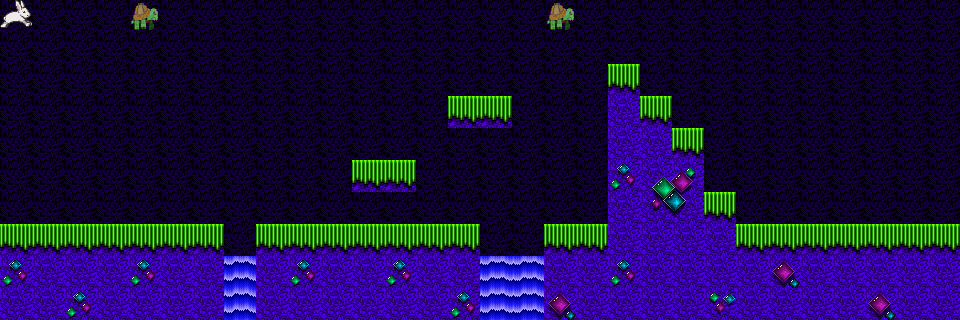

A level layout from a 2D game, rendered from its tile map. Below: a short description, then the map file with its tile-grid data intact:
An orthogonal 30x10 tile map with 32x32 px tiles, 5 tile layers (pozadina, platforme, ukras, turtle, ...), 9 tilesets and 12 objects (cilj, p1, c1, c2, c3, ...).

<map version="1.8" tiledversion="1.8.2" orientation="orthogonal" renderorder="right-down" width="30" height="10" tilewidth="32" tileheight="32" infinite="0" nextlayerid="8" nextobjectid="34">
 <editorsettings>
  <export target="../../jazzjackrabbit.js" format="js" />
 </editorsettings>
 <tileset firstgid="1" name="PC Computer - Jazz Jackrabbit - World 1-A - Diamondus" tilewidth="32" tileheight="32" tilecount="230" columns="10" objectalignment="topleft">
  <image source="pics/PC Computer - Jazz Jackrabbit - World 1-A - Diamondus.png" trans="ff00ff" width="320" height="736" />
 </tileset>
 <tileset firstgid="231" name="turtle32" tilewidth="32" tileheight="32" tilecount="13780" columns="130">
  <image source="pics/turtle32.png" trans="ffffff" width="4160" height="3416" />
 </tileset>
 <tileset firstgid="14011" name="rabbit32" tilewidth="32" tileheight="32" tilecount="1666" columns="49">
  <image source="pics/rabbit32.png" trans="ffffff" width="1584" height="1118" />
 </tileset>
 <tileset firstgid="15677" name="orb_red" tilewidth="32" tileheight="32" tilecount="1" columns="1" objectalignment="topleft">
  <image source="pics/orb_red.png" width="32" height="32" />
 </tileset>
 <tileset firstgid="15678" name="Coin 32x32" tilewidth="32" tileheight="32" tilecount="1" columns="1" objectalignment="topleft">
  <image source="pics/Coin 32x32.png" width="32" height="32" />
 </tileset>
 <tileset firstgid="15679" name="apple" tilewidth="32" tileheight="32" tilecount="1" columns="1" objectalignment="topleft">
  <image source="pics/apple.png" width="32" height="32" />
 </tileset>
 <tileset firstgid="15680" name="bunnysheet5 (1)" tilewidth="32" tileheight="32" tilecount="100" columns="10">
  <image source="pics/bunnysheet5 (1).png" width="321" height="327" />
 </tileset>
 <tileset firstgid="15780" name="output-onlinepngtools (2)" tilewidth="32" tileheight="32" tilecount="1" columns="1">
  <image source="pics/output-onlinepngtools (2).png" width="32" height="32" />
 </tileset>
 <tileset firstgid="15781" name="carrot-png" tilewidth="32" tileheight="32" tilecount="1" columns="1" objectalignment="topleft">
  <image source="pics/carrot-png.png" width="32" height="32" />
 </tileset>
 <layer id="1" name="pozadina" width="30" height="10">
  <data encoding="csv">
219,219,219,219,219,219,219,219,219,219,219,219,219,219,219,219,219,219,219,219,219,219,219,219,219,219,219,219,219,219,
219,219,219,219,219,219,219,219,219,219,219,219,219,219,219,219,219,219,219,219,219,219,219,219,219,219,219,219,219,219,
219,219,219,219,219,219,219,219,219,219,219,219,219,219,219,219,219,219,219,219,219,219,219,219,219,219,219,219,219,219,
219,219,219,219,219,219,219,219,219,219,219,219,219,219,219,219,219,219,219,219,219,219,219,219,219,219,219,219,219,219,
219,219,219,219,219,219,219,219,219,219,219,219,219,219,219,219,219,219,219,219,219,219,219,219,219,219,219,219,219,219,
219,219,219,219,219,219,219,219,219,219,219,219,219,219,219,219,219,219,219,219,219,219,219,219,219,219,219,219,219,219,
219,219,219,219,219,219,219,219,219,219,219,219,219,219,219,219,219,219,219,219,219,219,219,56,219,219,219,219,219,219,
219,219,219,219,219,219,219,219,219,219,219,219,219,219,219,219,219,219,219,219,219,219,219,219,219,219,219,219,219,219,
219,219,219,219,219,219,219,219,219,219,219,219,219,219,219,219,219,219,219,219,219,219,219,219,219,219,219,219,219,219,
219,219,219,219,219,219,219,219,219,219,219,219,219,219,219,219,219,219,219,219,219,219,219,219,219,219,219,219,219,219
</data>
 </layer>
 <layer id="2" name="platforme" width="30" height="10">
  <data encoding="csv">
0,0,0,0,0,0,0,0,0,0,0,0,0,0,0,0,0,0,0,0,0,0,0,0,0,0,0,0,0,0,
0,0,0,0,0,0,0,0,0,0,0,0,0,0,0,0,0,0,0,0,0,0,0,0,0,0,0,0,0,0,
0,0,0,0,0,0,0,0,0,0,0,0,0,0,0,0,0,0,0,100,0,0,0,0,0,0,0,0,0,0,
0,0,0,0,0,0,0,0,0,0,0,0,0,0,100,100,0,0,0,63,100,0,0,0,0,0,0,0,0,0,
0,0,0,0,0,0,0,0,0,0,0,0,0,0,0,0,0,0,0,63,63,100,0,0,0,0,0,0,0,0,
0,0,0,0,0,0,0,0,0,0,0,100,100,0,0,0,0,0,0,64,96,97,0,0,0,0,0,0,0,0,
0,0,0,0,0,0,0,0,0,0,0,0,0,0,0,0,0,0,0,63,106,107,100,0,0,0,0,0,0,0,
100,100,100,100,100,100,109,0,100,100,100,100,100,100,100,0,0,100,100,63,63,63,63,100,100,100,100,100,100,100,
64,63,63,63,64,63,63,0,63,64,63,63,64,63,63,0,0,63,63,64,133,133,133,133,89,133,133,133,133,133,
63,63,64,63,63,63,63,0,63,63,63,63,63,63,64,0,0,89,63,63,133,133,65,133,133,133,133,89,133,133
</data>
 </layer>
 <objectgroup id="3" name="items">
  <properties>
   <property name="class" value="items" />
  </properties>
  <object id="7" name="cilj" gid="152" x="925" y="191" width="32" height="32" />
  <object id="14" name="p1" gid="15677" x="36.6667" y="75.3333" width="24" height="24.6667" />
  <object id="20" name="c1" gid="15678" x="167" y="165" width="39" height="43" />
  <object id="21" name="c2" gid="15678" x="367" y="116" width="35" height="41" />
  <object id="22" name="c3" gid="15678" x="517" y="153" width="32" height="32" />
  <object id="23" name="c4" gid="15678" x="565.333" y="62.6667" width="32" height="32" />
  <object id="25" name="c5" gid="15678" x="707" y="66" width="32" height="32" />
  <object id="28" name="m1" gid="15781" x="262" y="113.5" width="32.5" height="31.5" />
  <object id="29" name="m2" gid="15781" x="461.5" y="26.5" width="36.5" height="35.5" />
  <object id="30" name="m3" gid="15781" x="846" y="132.5" width="30" height="31.5" />
  <object id="31" name="odskocna" gid="28" x="565.5" y="224" width="41" height="32" />
  <object id="32" name="m4" gid="15781" x="601" y="24" width="32" height="32" />
 </objectgroup>
 <layer id="4" name="ukras" width="30" height="10">
  <data encoding="csv">
0,0,0,0,0,0,0,0,0,0,0,0,0,0,0,0,0,0,0,0,0,0,0,0,0,0,0,0,0,0,
0,0,0,0,0,0,0,0,0,0,0,0,0,0,0,0,0,0,0,0,0,0,0,0,0,0,0,0,0,0,
0,0,0,0,0,0,0,0,0,0,0,0,0,0,0,0,0,0,0,0,0,0,0,0,0,0,0,0,0,0,
0,0,0,0,0,0,0,0,0,0,0,0,0,0,0,0,0,0,0,0,0,0,0,0,0,0,0,0,0,0,
0,0,0,0,0,0,0,0,0,0,0,0,0,0,0,0,0,0,0,0,0,0,0,0,0,0,0,0,0,0,
0,0,0,0,0,0,0,0,0,0,0,0,0,0,0,0,0,0,0,0,0,0,0,0,0,0,0,0,0,0,
0,0,0,0,0,0,0,0,0,0,0,0,0,0,0,0,0,0,0,0,0,0,0,0,0,0,0,0,0,0,
0,0,0,0,0,0,0,0,0,0,0,0,0,0,0,0,0,0,0,0,0,0,0,0,0,0,0,0,0,0,
0,0,0,0,0,0,0,111,0,0,0,0,0,0,0,111,111,0,0,0,0,0,0,0,0,0,0,0,0,0,
0,0,0,0,0,0,0,111,0,0,0,0,0,0,0,111,111,0,0,0,0,0,0,0,0,0,0,0,0,0
</data>
 </layer>
 <layer id="5" name="turtle" width="30" height="10">
  <properties>
   <property name="class" value="turtle" />
  </properties>
  <data encoding="csv">
0,0,0,0,15780,0,0,0,0,0,0,0,0,0,0,0,0,15780,0,0,0,0,0,0,0,0,0,0,0,0,
0,0,0,0,0,0,0,0,0,0,0,0,0,0,0,0,0,0,0,0,0,0,0,0,0,0,0,0,0,0,
0,0,0,0,0,0,0,0,0,0,0,0,0,0,0,0,0,0,0,0,0,0,0,0,0,0,0,0,0,0,
0,0,0,0,0,0,0,0,0,0,0,0,0,0,0,0,0,0,0,0,0,0,0,0,0,0,0,0,0,0,
0,0,0,0,0,0,0,0,0,0,0,0,0,0,0,0,0,0,0,0,0,0,0,0,0,0,0,0,0,0,
0,0,0,0,0,0,0,0,0,0,0,0,0,0,0,0,0,0,0,0,0,0,0,0,0,0,0,0,0,0,
0,0,0,0,0,0,0,0,0,0,0,0,0,0,0,0,0,0,0,0,0,0,0,0,0,0,0,0,0,0,
0,0,0,0,0,0,0,0,0,0,0,0,0,0,0,0,0,0,0,0,0,0,0,0,0,0,0,0,0,0,
0,0,0,0,0,0,0,0,0,0,0,0,0,0,0,0,0,0,0,0,0,0,0,0,0,0,0,0,0,0,
0,0,0,0,0,0,0,0,0,0,0,0,0,0,0,0,0,0,0,0,0,0,0,0,0,0,0,0,0,0
</data>
 </layer>
 <layer id="6" name="rabbit" width="30" height="10">
  <properties>
   <property name="class" value="rabbit" />
  </properties>
  <data encoding="csv">
15776,0,0,0,0,0,0,0,0,0,0,0,0,0,0,0,0,0,0,0,0,0,0,0,0,0,0,0,0,0,
0,0,0,0,0,0,0,0,0,0,0,0,0,0,0,0,0,0,0,0,0,0,0,0,0,0,0,0,0,0,
0,0,0,0,0,0,0,0,0,0,0,0,0,0,0,0,0,0,0,0,0,0,0,0,0,0,0,0,0,0,
0,0,0,0,0,0,0,0,0,0,0,0,0,0,0,0,0,0,0,0,0,0,0,0,0,0,0,0,0,0,
0,0,0,0,0,0,0,0,0,0,0,0,0,0,0,0,0,0,0,0,0,0,0,0,0,0,0,0,0,0,
0,0,0,0,0,0,0,0,0,0,0,0,0,0,0,0,0,0,0,0,0,0,0,0,0,0,0,0,0,0,
0,0,0,0,0,0,0,0,0,0,0,0,0,0,0,0,0,0,0,0,0,0,0,0,0,0,0,0,0,0,
0,0,0,0,0,0,0,0,0,0,0,0,0,0,0,0,0,0,0,0,0,0,0,0,0,0,0,0,0,0,
0,0,0,0,0,0,0,0,0,0,0,0,0,0,0,0,0,0,0,0,0,0,0,0,0,0,0,0,0,0,
0,0,0,0,0,0,0,0,0,0,0,0,0,0,0,0,0,0,0,0,0,0,0,0,0,0,0,0,0,0
</data>
 </layer>
</map>
